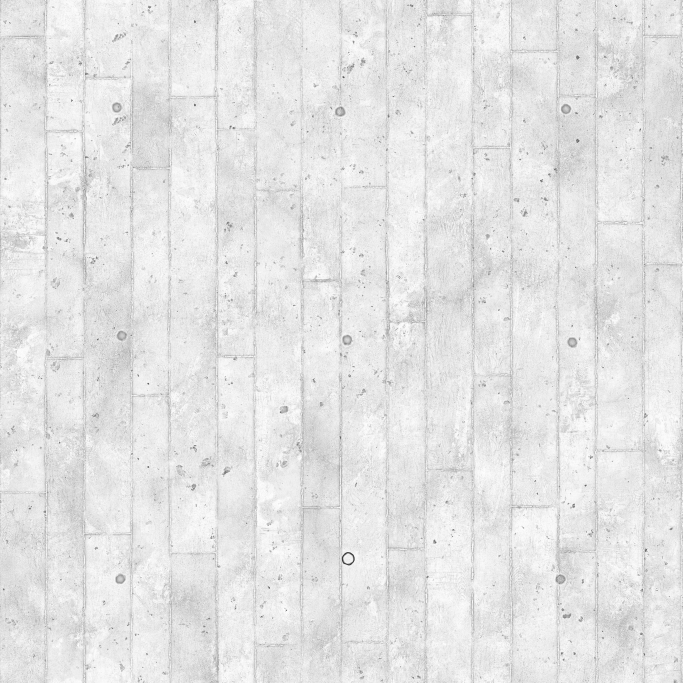
#> input picture app/assets/common/concrete027/concrete027_2k-png_ambientocclusion.png, 2048 x 2048 px (shown at 1/3 size); its folder holds 3 pictures in this run
$ python build_orm_textures.py
#> lines starting #> are read from the running program, lines starting #| are printed output that depends on the picture
from __future__ import annotations

import argparse
import re
import sys
from dataclasses import dataclass
from pathlib import Path
from typing import Iterable

try:
    from PIL import Image
except ImportError as exc:
    raise SystemExit(
        "Pillow is required. Install it with `python -m pip install pillow`."
    ) from exc


DEFAULT_COMMON_ROOT = Path(__file__).resolve().parent.parent / "assets" / "common"
SUPPORTED_EXTENSIONS = {".png", ".jpg", ".jpeg", ".bmp", ".tif", ".tiff", ".webp"}
CHANNEL_ORDER = ("ao", "roughness", "metalness")
CHANNEL_FALLBACKS = {
    "ao": 255,
    "roughness": 255,
    "metalness": 0,
}

try:
    RESAMPLE = Image.Resampling.LANCZOS
except AttributeError:
    RESAMPLE = Image.LANCZOS


@dataclass(frozen=True)
class ChannelMatch:
    channel: str
    path: Path
    score: int
    reason: str


def tokenize_stem(path: Path) -> list[str]:
    return [token for token in re.split(r"[^a-z0-9]+", path.stem.lower()) if token]


def compact_stem(path: Path) -> str:
    return re.sub(r"[^a-z0-9]+", "", path.stem.lower())


def is_supported_image(path: Path) -> bool:
    return path.is_file() and path.suffix.lower() in SUPPORTED_EXTENSIONS


def should_ignore_as_output(path: Path) -> bool:
    tokens = set(tokenize_stem(path))
    compact = compact_stem(path)
    return (
        "orm" in tokens
        or compact.endswith("orm")
        or compact.endswith("occlusionroughnessmetalness")
        or compact.endswith("occlusionroughnessmetallic")
    )


def score_channel(path: Path, channel: str) -> ChannelMatch | None:
    tokens = tokenize_stem(path)
    token_set = set(tokens)
    compact = compact_stem(path)
    score = 0
    reason = ""

    if should_ignore_as_output(path):
        return None

    if channel == "ao":
        if "ambientocclusion" in compact:
            score = 120
            reason = "ambientocclusion"
        elif "ambient" in token_set and "occlusion" in token_set:
            score = 115
            reason = "ambient+occlusion"
        elif "ao" in token_set:
            score = 80
            reason = "ao"
        elif "occlusion" in token_set:
            score = 60
            reason = "occlusion"
    elif channel == "roughness":
        if "roughness" in compact:
            score = 120
            reason = "roughness"
        elif "rough" in token_set:
            score = 70
            reason = "rough"
    elif channel == "metalness":
        if "metalness" in compact:
            score = 120
            reason = "metalness"
        elif "metallic" in compact:
            score = 110
            reason = "metallic"
        elif "metal" in token_set:
            score = 70
            reason = "metal"
    else:
        raise ValueError(f"Unsupported channel: {channel}")

    if score <= 0:
        return None

    if tokens:
        last_token = tokens[-1]
        if channel == "ao" and last_token in {"ambientocclusion", "ao", "occlusion"}:
            score += 10
        elif channel == "roughness" and last_token in {"roughness", "rough"}:
            score += 10
        elif channel == "metalness" and last_token in {"metalness", "metallic", "metal"}:
            score += 10

    return ChannelMatch(channel=channel, path=path, score=score, reason=reason)


def choose_best_match(paths: Iterable[Path], channel: str) -> ChannelMatch | None:
    matches = [match for path in paths if (match := score_channel(path, channel)) is not None]
    if not matches:
        return None
    matches.sort(key=lambda match: (-match.score, len(match.path.name), match.path.name.lower()))
    return matches[0]


def read_image_size(path: Path) -> tuple[int, int]:
    with Image.open(path) as image:
#> image is the input picture: PIL image 2048x2048 L; min 22, max 255, mean 228.3
        return image.size


def load_scalar_channel(path: Path, size: tuple[int, int]) -> Image.Image:
    with Image.open(path) as image:
        scalar = image.convert("L")
    if scalar.size != size:
        scalar = scalar.resize(size, RESAMPLE)
    return scalar


def display_path(path: Path) -> str:
    try:
        return str(path.relative_to(Path.cwd()))
    except ValueError:
        return str(path)


def resolve_output_path(material_dir: Path, args: argparse.Namespace) -> Path:
    try:
        file_name = args.output_name.format(folder=material_dir.name)
    except KeyError as exc:
        raise SystemExit(
            f"Unsupported placeholder in --output-name: {exc}. Only {{folder}} is allowed."
        ) from exc

    output_dir = args.output_dir if args.output_dir is not None else material_dir
    return output_dir / file_name


def build_material_orm(material_dir: Path, args: argparse.Namespace) -> tuple[str, bool]:
    images = [path for path in sorted(material_dir.iterdir()) if is_supported_image(path)]
    matches = {channel: choose_best_match(images, channel) for channel in CHANNEL_ORDER}

    if not any(matches.values()):
        return (f"[skip] {material_dir.name}: no AO / roughness / metalness source found", False)

    readable_matches: list[ChannelMatch] = []
    for match in matches.values():
        if match is None:
            continue
        try:
            read_image_size(match.path)
        except OSError as exc:
            return (f"[error] {material_dir.name}: cannot read {display_path(match.path)} ({exc})", False)
        readable_matches.append(match)

    if not readable_matches:
        return (f"[skip] {material_dir.name}: no readable source map found", False)

    size_candidates = []
#> size_candidates = []
    for match in readable_matches:
        width, height = read_image_size(match.path)
        size_candidates.append((width * height, width, height))
    _, width, height = max(size_candidates)
    target_size = (width, height)

    output_path = resolve_output_path(material_dir, args)
    source_paths = {match.path.resolve() for match in readable_matches}
    if output_path.resolve() in source_paths:
        return (
            f"[error] {material_dir.name}: output collides with an input map ({display_path(output_path)})",
            False,
        )

    if output_path.exists() and not args.overwrite:
        return (
            f"[skip] {material_dir.name}: {display_path(output_path)} already exists (use --overwrite)",
            False,
        )

    channels = []
    notes = []
    for channel in CHANNEL_ORDER:
        match = matches[channel]
        if match is None:
            channels.append(Image.new("L", target_size, CHANNEL_FALLBACKS[channel]))
            notes.append(f"{channel}=fallback({CHANNEL_FALLBACKS[channel]})")
            continue
        try:
            channels.append(load_scalar_channel(match.path, target_size))
        except OSError as exc:
            return (f"[error] {material_dir.name}: cannot load {display_path(match.path)} ({exc})", False)
        notes.append(f"{channel}={match.path.name}")

    if args.dry_run:
        return (
            f"[dry-run] {material_dir.name}: would write {display_path(output_path)}"
            f" [{', '.join(notes)}]",
            True,
        )

    output_path.parent.mkdir(parents=True, exist_ok=True)
    orm_image = Image.merge("RGB", tuple(channels))
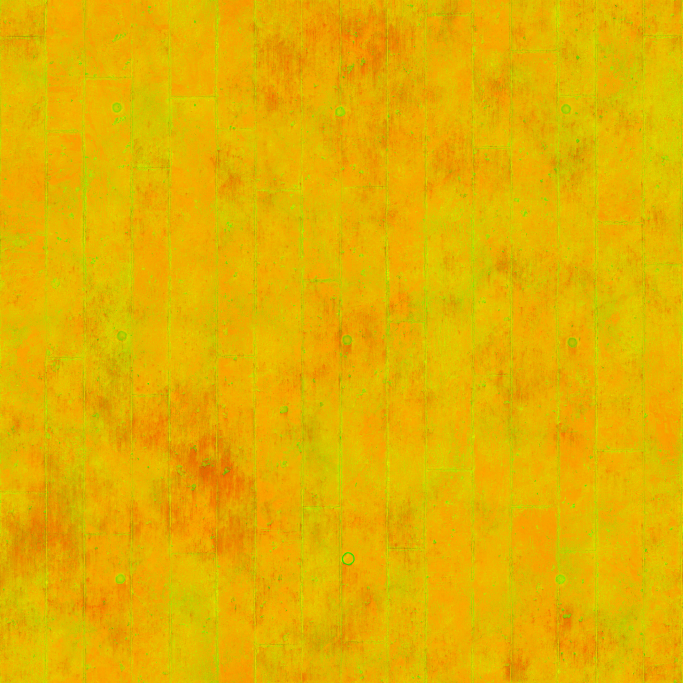
#> orm_image: PIL image 2048x2048 RGB (shown at 1/3 size); mean R, G, B 228.3, 178.4, 0
    orm_image.save(output_path)
    return (
        f"[ok] {material_dir.name}: wrote {display_path(output_path)}"
        f" [{', '.join(notes)}]",
        True,
    )


def iter_material_dirs(common_root: Path, folders: list[str]) -> list[Path]:
    if folders:
        material_dirs = []
        for folder in folders:
            material_dir = common_root / folder
            if material_dir.is_dir():
                material_dirs.append(material_dir)
            else:
                print(f"[warn] Missing material folder: {display_path(material_dir)}")
        return material_dirs
    return sorted(path for path in common_root.iterdir() if path.is_dir())


def parse_args(argv: list[str]) -> argparse.Namespace:
    parser = argparse.ArgumentParser(
        description="Pack AO, roughness and metalness textures into RGB ORM maps."
    )
    parser.add_argument(
        "--common-root",
        type=Path,
        default=DEFAULT_COMMON_ROOT,
        help=f"Root folder containing material subfolders (default: {DEFAULT_COMMON_ROOT})",
    )
    parser.add_argument(
        "--folder",
        dest="folders",
        action="append",
        default=[],
        help="Material folder name to process. Repeat the flag to target more than one folder.",
    )
    parser.add_argument(
        "--output-dir",
        type=Path,
        help="Optional output directory. Defaults to each source material folder.",
    )
    parser.add_argument(
        "--output-name",
        default="{folder}_orm.png",
        help="Output file name template. Only {folder} is supported. Default: {folder}_orm.png",
    )
    parser.add_argument(
        "--overwrite",
        action="store_true",
        help="Overwrite existing outputs.",
    )
    parser.add_argument(
        "--dry-run",
        action="store_true",
        help="Print planned outputs without writing files.",
    )
    return parser.parse_args(argv)


def main(argv: list[str]) -> int:
    args = parse_args(argv)
    common_root = args.common_root.resolve()
    args.common_root = common_root
    if args.output_dir is not None:
        args.output_dir = args.output_dir.resolve()

    if not common_root.is_dir():
        print(f"[error] Missing common root: {display_path(common_root)}")
        return 1

    material_dirs = iter_material_dirs(common_root, args.folders)
    if not material_dirs:
        print("[error] No material folders to process.")
        return 1
    if len(material_dirs) > 1 and args.output_dir is not None and "{folder}" not in args.output_name:
        print("[error] --output-name must contain {folder} when --output-dir is shared by multiple folders.")
        return 1

    generated_count = 0
    for material_dir in material_dirs:
        message, generated = build_material_orm(material_dir, args)
        print(message)
        if generated:
            generated_count += 1

    print(
        f"Processed {len(material_dirs)} material folder(s); "
        f"{generated_count} ORM texture(s) {'planned' if args.dry_run else 'written'}."
    )
    return 0 if generated_count > 0 else 1


if __name__ == "__main__":
    sys.exit(main(sys.argv[1:]))
#> (the program exits here)
